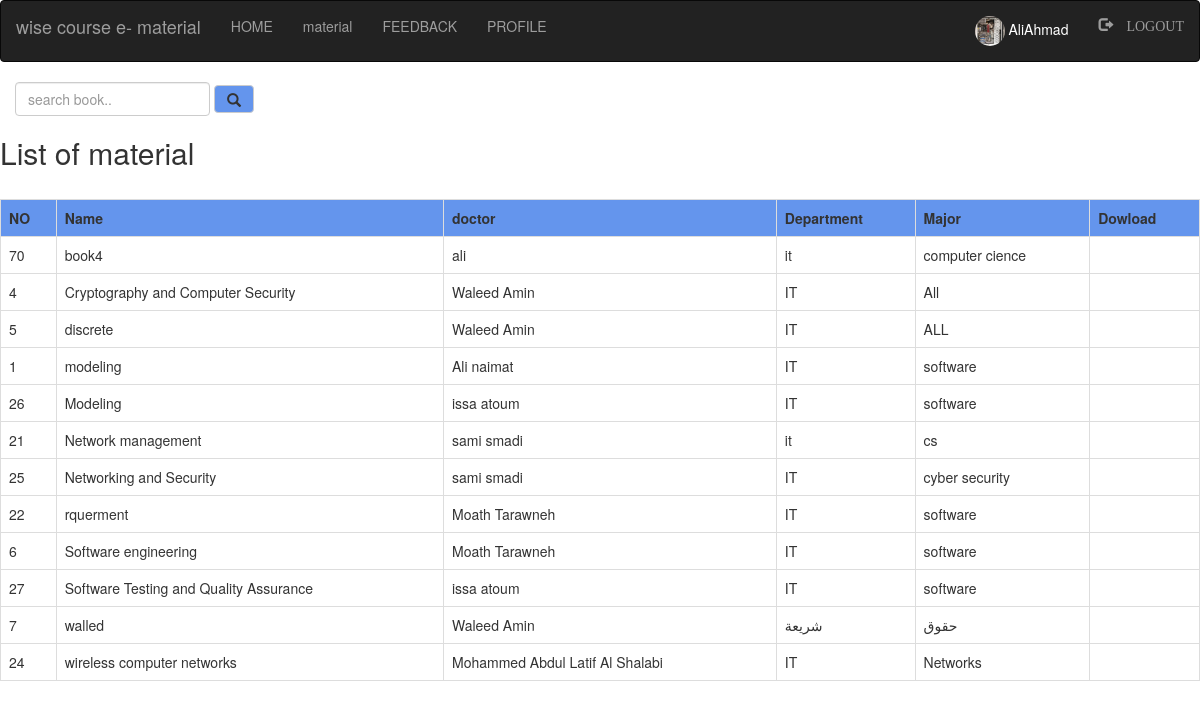
Page /material.php (signed in) on the committed database.
### tables this page shows
CREATE TABLE `material` (
  `bid` int(50) NOT NULL,
  `name` varchar(50) NOT NULL,
  `doctor` varchar(40) NOT NULL,
  `department` varchar(40) NOT NULL,
  `Major` varchar(40) NOT NULL
);

### material.php (the view, shortened to what this page needs)
<?php
include "navbar.php";
    ?>
    <!doctype html>
    <html>
        <head>
    <link rel="stylesheet" href="bootstrap/css/bootstrap.min.css">
    <link rel="stylesheet" href="https://cdnjs.cloudflare.com/ajax/libs/font-awesome/4.7.0/css/font-awesome.min.css">
        </head>
        <body >
    <div class="srch">
        <form action="" class="navbar-form" method="post" name="form1">
                <input class="form-control" type="text" name="search"
                placeholder="search book.." required="">
                <button style="background-color:#6495ED;" type="submit" name="submits"
                 class="btn btn-default">
                 <span class="glyphicon glyphicon-search"></span>
                 </button>
        </form>
        <h2>List of material</h2>
    <?php
        if(isset($_POST['submits']))
        {
            $q=mysqli_query($db,"SELECT * FROM material where name like'%$_POST[search]%' ");
            if(mysqli_num_rows($q)==0)
            {
                echo"Soory No book found. Try searching again.";
            }
            else
            {
                echo "<table class='table table-brodered table-hover'>";
                echo"<tr style='background-color:#6495ED;'>";
        echo"<th>"; echo"NO" ; echo "</th>";
        echo"<th>"; echo"Name" ; echo "</th>";
        echo"<th>"; echo"doctor" ; echo "</th>";
        echo"<th>"; echo"Department" ; echo "</th>";
        echo"<th>"; echo"Major" ; echo "</th>";
        echo"<th>"; echo"matril_file" ; echo "</th>";
        echo"<th>"; echo"Download" ; echo "</th>";
        echo"</tr>";
        while($row=mysqli_fetch_assoc($q))
        {
            echo"<tr>";
            echo "<td>"; echo $row['bid'];echo"</td>";
            echo"<td>"; echo $row['name'];echo"</td>";
            echo"<td>"; echo $row['doctor'];echo"</td>";
            echo"<td>"; echo $row['Major'];echo"</td>";
            echo"<td>"; echo "<div>";
          foreach($files as $item){
                echo "<div class='filethumb'>";
                echo "<a href='" .$item. "' target='_blank'><div><i class='fa fa-file' style='font-size: 40px;'></i></div>";
                echo "<div>" . str_replace("uploads/", "", $item) . "</div></a>";
                echo "<a href='?filestorage&delete=" .str_replace("uploads/", "", $item). "'><div style='color: red; margin-top: 20px; font-size: 10px;'><i class='fa fa-trash'></i> Delete</div></a>";
                echo "</div>";"</td>";
                echo"<td>";
               }     ?>
                        <form method='post' action='' enctype='multipart/form-data'>
                            <input type='hidden' value='<?= $username ?>' name='username' >
                            <input type="file" name="file" id="file" >
                            <input type='submit' name='submit' value='Upload'>
                        </form>
                        <?php
                echo"</td>";
            }
            echo"</table>";
        }
        }
        else
        {
        $fetch_user=mysqli_query($db,"SELECT * FROM material ORDER BY material.name ASC;");
        echo "<table class='table table-bordered table-hover'>";
        echo"<tr style='background-color:#6495ED;'>";
        echo "<table class='table table-bordered table-hover'>";
        echo"<tr style='background-color:#6495ED;'>";
        echo"<th>"; echo"NO" ; echo "</th>";
        echo"<th>"; echo"Name" ; echo "</th>";
        echo"<th>"; echo"doctor" ; echo "</th>";
        echo"<th>"; echo"Department" ; echo "</th>";
        echo"<th>"; echo"Major" ; echo "</th>";
        echo"<th>"; echo"Dowload" ; echo "</th>";
                    echo"</tr>";
            while($row = mysqli_fetch_assoc($fetch_user)){
                echo"<tr>";
                echo "<td>"; echo $row['bid'];echo"</td>";
                echo"<td>"; echo $row['name'];echo"</td>";
                echo"<td>"; echo $row['doctor'];echo"</td>";
                echo"<td>"; echo $row['department'];echo"</td>";
                echo"<td>"; echo $row['Major'];echo"</td>";
                echo"<td>";
                echo"</td>";
                           }
                echo"</table>";
                 }?>

### navbar.php (shortened to what this page needs)
<html>
<head>
<link rel="stylesheet" type="text/css" href="style.css">
<link rel="stylesheet" href="bootstrap/css/bootstrap.min.css">
</head>
<body>
         <nav class="navbar navbar-inverse" >
            <div class="container-fluid">
                 <div class="navbar-header">
                    <a class="navbar-brand active">wise course e- material</a>
                 </div>
                    <ul class="nav navbar-nav">
                        <li><a href="index.php">HOME</a></li>
                        <li><a href="login.php">material</a></li>
                        <li><a href="login.php">FEEDBACK</a></li>
                    </ul>
                    <?php
                    if(isset($_SESSION['login_user']))
                    { ?>
                        <ul class="nav navbar-nav">
                            <li><a href="profile.php">PROFILE</a></li>
                        </ul>
                        <ul class="nav navbar-nav navbar-right">
                            <li><a href="">
                           <div style="color:white;">
                            <?php
                             echo "<img class='img-circle profile_img'
                             height=30 width=30 src='images/".$_SESSION['pic']."'>";
                            echo " ".$_SESSION['login_user'];
                            ?>
                           </div>
                        </a></li>
                            <li><a href="student/logout.php"><span class="glyphicon
                            glyphicon-log-out"> LOGOUT</span></a></li>
                        </ul>
                    <?php
                    }
                    ?>
            </div>
		 </nav>
</body>
</html>

### style.css (style rules this page uses)
* { margin: 0; }
html, body, div, span, object, iframe, h1, h2, h3, h4, h5, h6, p, blockquote, pre, abbr, address, cite, code, del, dfn, em, img, ins, kbd, q, samp, small, strong, sub, sup, var, b, i, dl, dt, dd, ol, ul, li, fieldset, form, label, legend, table, caption, tbody, tfoot, thead, tr, th, td, article, aside, canvas, details, figcaption, figure, footer, header, hgroup, menu, nav, section, summary, time, mark, audio, video { margin:0; padding:0; border:0; outline:0; font-size:100%; vertical-align:baseline; background:transparent; s }
body { line-height:1px; }
article,aside,details,figcaption,figure, footer,header,hgroup,menu,nav,section { display:block; }
nav ul { list-style:none; }
a { margin:0; padding:0; font-size:100%; vertical-align:baseline; background:transparent; }
table { border-collapse:collapse; border-spacing:0; }
input, select { vertical-align:middle; }
li a { color: white; text-decoration: none; }
input { height: 25px; width: 300px; }
a { color: red; }

### rows in the picture
material: bid "70", name "book4", doctor "ali", department "it", Major "computer cience"
material: bid "4", name "Cryptography and Computer Security", doctor "Waleed Amin", department "IT", Major "All"
material: bid "5", name "discrete", doctor "Waleed Amin", department "IT", Major "ALL"
material: bid "1", name "modeling", doctor "Ali naimat", department "IT", Major "software"
material: bid "26", name "Modeling", doctor "issa atoum", department "IT", Major "software"
material: bid "21", name "Network management", doctor "sami smadi", department "it", Major "cs"
material: bid "25", name "Networking and Security", doctor "sami smadi", department "IT", Major "cyber security"
material: bid "22", name "rquerment", doctor "Moath Tarawneh", department "IT", Major "software"
material: bid "6", name "Software engineering", doctor "Moath Tarawneh", department "IT", Major "software"
material: bid "27", name "Software Testing and Quality Assurance", doctor "issa atoum", department "IT", Major "software"
material: bid "7", name "walled", doctor "Waleed Amin", department "شريعة", Major "حقوق"
material: bid "24", name "wireless computer networks", doctor "Mohammed Abdul Latif Al Shalabi", department "IT", Major "Networks"

### other values in the picture
$_SESSION['login_user'] "AliAhmad"
